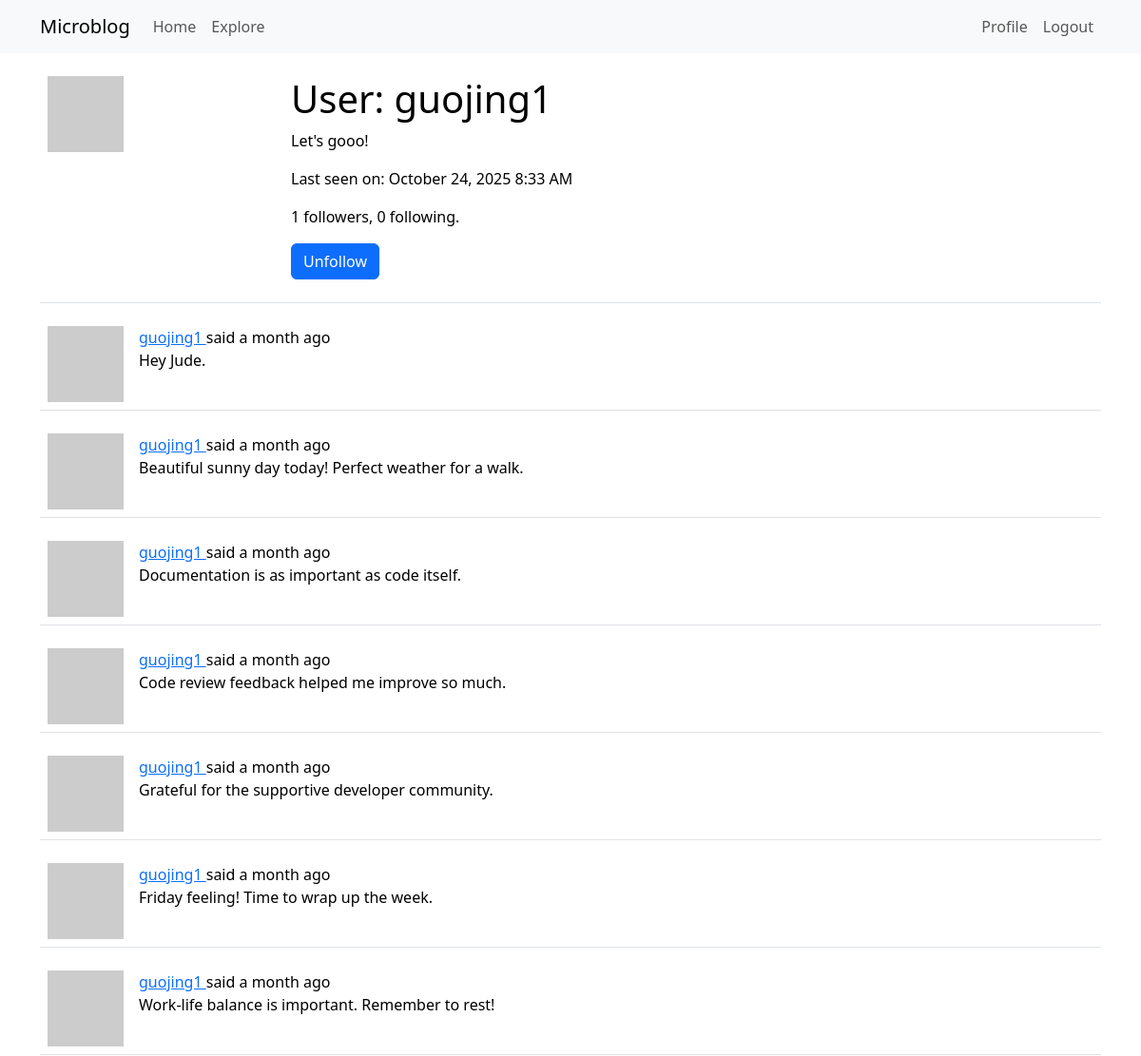
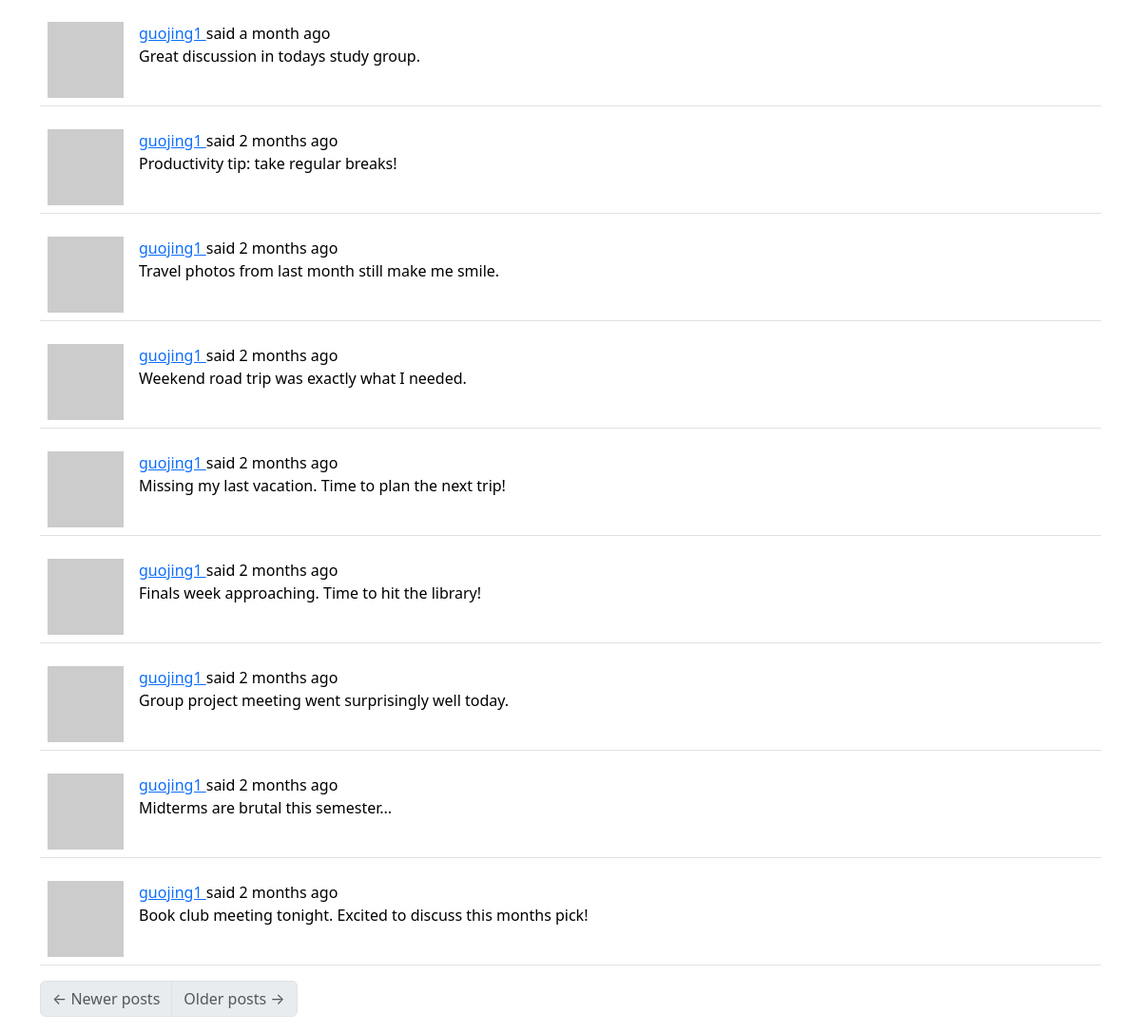
Page /user/guojing1 (signed in) on the committed database (2 pictures, top to bottom).
### app/models.py (models this page shows, shortened)
class User(UserMixin, db.Model):
    id: orm.Mapped[int] = orm.mapped_column(primary_key=True)
    username: orm.Mapped[str] = orm.mapped_column(
        sa.String(64), index=True, unique=True
    )
    email: orm.Mapped[str] = orm.mapped_column(sa.String(120), index=True, unique=True)
    password_hash: orm.Mapped[str | None] = orm.mapped_column(sa.String(256))
    posts: orm.WriteOnlyMapped['Post'] = orm.relationship(back_populates='author')
    about_me: orm.Mapped[str | None] = orm.mapped_column(sa.String(140))
    last_seen: orm.Mapped[datetime | None] = orm.mapped_column(
        default=lambda: datetime.now(UTC)
    )
    following: orm.WriteOnlyMapped['User'] = orm.relationship(
        secondary=followers,
        primaryjoin=(followers.c.follower_id == id),
        secondaryjoin=(followers.c.followed_id == id),
        back_populates='followers',
    )
    followers: orm.WriteOnlyMapped['User'] = orm.relationship(
        secondary=followers,
        primaryjoin=(followers.c.followed_id == id),
        secondaryjoin=(followers.c.follower_id == id),
        back_populates='following',
    )
    def avatar(self, size):
        digest = md5(self.email.lower().encode('utf-8')).hexdigest()
        return f'https://www.gravatar.com/avatar/{digest}?d=identicon&s={size}'
    def is_following(self, user):
        query = self.following.select().where(User.id == user.id)
        return db.session.scalar(query) is not None
    def followers_count(self):
        return db.session.scalar(
            sa.select(sa.func.count())
            .select_from(followers)
            .where(followers.c.followed_id == self.id)
        )
    def following_count(self):
        return db.session.scalar(
            sa.select(sa.func.count())
            .select_from(followers)
            .where(followers.c.follower_id == self.id)
        )

class Post(db.Model):
    __searchable__ = ['body']
    id: orm.Mapped[int] = orm.mapped_column(primary_key=True)
    body: orm.Mapped[str] = orm.mapped_column(sa.String(140))
    timestamp: orm.Mapped[datetime] = orm.mapped_column(
        index=True, default=lambda: datetime.now(UTC)
    )
    user_id: orm.Mapped[int] = orm.mapped_column(sa.ForeignKey('user.id'), index=True)
    author: orm.Mapped['User'] = orm.relationship(back_populates='posts')
    language: orm.Mapped[str | None] = orm.mapped_column(sa.String(5))

### app/main/routes.py (the view)
@bp.route('/user/<username>')
@login_required
def user(username):
    user = db.first_or_404(sa.select(User).where(User.username == username))
    page = request.args.get('page', 1, type=int)
    query = user.posts.select().order_by(Post.timestamp.desc())
    posts = db.paginate(
        query, page=page, per_page=current_app.config['POSTS_PER_PAGE'], error_out=False
    )
    next_url = (
        url_for('main.user', username=username, page=posts.next_num)
        if posts.has_next
        else None
    )
    prev_url = (
        url_for('main.user', username=username, page=posts.prev_num)
        if posts.has_prev
        else None
    )
    form = EmptyForm()
    return render_template(
        'user.html',
        user=user,
        posts=posts.items,
        next_url=next_url,
        prev_url=prev_url,
        form=form,
    )

### app/main/forms.py
class EmptyForm(FlaskForm):
    submit = SubmitField(_l('Submit'))

### app/__init__.py (called while the page is built)
def get_locale():
    from flask import current_app
    return request.accept_languages.best_match(current_app.config['LANGUAGES'])

### app/main/routes.py (called while the page is built)
@bp.before_app_request
def before_request():
    if current_user.is_authenticated:
        current_user.last_seen = datetime.now(UTC)
        db.session.commit()
    g.locale = str(get_locale())

### app/models.py (called while the page is built)
@login.user_loader
def load_user(id):
    return db.session.get(User, int(id))

### app/templates/user.html (shortened to what this page needs)
{% extends "base.html" %}
{% block content %}
    <table class="table table-hover">
        <tr>
            <td width="256px">
                <img src="{{ user.avatar(256) }}" />
            </td>
            <td>
                <h1>{{ _('User:') }} {{ user.username }}</h1>
                {% if user.about_me %}
                    <p>{{ user.about_me }}</p>
                {% endif %}
                {% if user.last_seen %}
                    <p>{{ _('Last seen on:') }} {{ moment(user.last_seen).format('LLL') }}</p>
                {% endif %}
                <p>
                    {{ _('%(count)d followers', count=user.followers_count()) }},
                    {{ _('%(count)d following', count=user.following_count()) }}.
                </p>
                {% if user == current_user %}
                    <p>
                        <a href="{{ url_for('main.edit_profile') }}">{{ _('Edit your profile') }}</a>
                    </p>
                {% else %}
                    <p>
                        <form
                            action="{{ url_for('main.unfollow', username=user.username) }}"
                            method="post"
                        >
                            {{ form.submit(value=_('Unfollow'), class_='btn btn-primary') }}
                        </form>
                    </p>
                {% endif %}
            </td>
        </tr>
    </table>
    {% for post in posts %}
        {% include '_post.html' %}
    {% endfor %}
    <nav aria-label="Post navigation">
        <ul class="pagination">
            <li class="page-item{% if not prev_url %} disabled{% endif %}">
                <a class="page-link" href="{{ prev_url }}">
                    <span aria-hidden="true">&larr;</span> {{ _('Newer posts') }}
                </a>
            </li>
            <li class="page-item{% if not next_url %} disabled{% endif %}">
                <a class="page-link" href="{{ next_url }}">
                    {{ _('Older posts') }} <span aria-hidden="true">&rarr;</span>
                </a>
            </li>
        </ul>
    </nav>
{% endblock %}

### app/templates/_post.html (shortened to what this page needs)
<table class="table table-hover">
    <tr>
        <td width="70px">
            <a href="{{ url_for('main.user', username=post.author.username) }}">
                <img src="{{ post.author.avatar(70) }}" />
            </a>
        </td>
        <td>
            <a href="{{ url_for('main.user', username=post.author.username) }}">
                {{ post.author.username }}
            </a>
            {{ _('said') }} {{ moment(post.timestamp).fromNow() }}
            <br>
            <span id="post{{ post.id }}">{{ post.body }}</span>
        </td>
    </tr>
</table>

### rows in the picture
User: username "guojing1", about_me "Let's gooo!", last_seen "October 24, 2025 8:33 AM"
Post: author.username "guojing1", timestamp "a month ago", body "Hey Jude."
Post: author.username "guojing1", timestamp "a month ago", body "Beautiful sunny day today! Perfect weather for a walk."
Post: author.username "guojing1", timestamp "a month ago", body "Documentation is as important as code itself."
Post: author.username "guojing1", timestamp "a month ago", body "Code review feedback helped me improve so much."
Post: author.username "guojing1", timestamp "a month ago", body "Grateful for the supportive developer community."
Post: author.username "guojing1", timestamp "a month ago", body "Friday feeling! Time to wrap up the week."
Post: author.username "guojing1", timestamp "a month ago", body "Work-life balance is important. Remember to rest!"
Post: author.username "guojing1", timestamp "a month ago", body "Great discussion in todays study group."
Post: author.username "guojing1", timestamp "2 months ago", body "Productivity tip: take regular breaks!"
Post: author.username "guojing1", timestamp "2 months ago", body "Travel photos from last month still make me smile."
Post: author.username "guojing1", timestamp "2 months ago", body "Weekend road trip was exactly what I needed."
Post: author.username "guojing1", timestamp "2 months ago", body "Missing my last vacation. Time to plan the next trip!"
Post: author.username "guojing1", timestamp "2 months ago", body "Finals week approaching. Time to hit the library!"
Post: author.username "guojing1", timestamp "2 months ago", body "Group project meeting went surprisingly well today."
Post: author.username "guojing1", timestamp "2 months ago", body "Midterms are brutal this semester..."
Post: author.username "guojing1", timestamp "2 months ago", body "Book club meeting tonight. Excited to discuss this months pick!"
